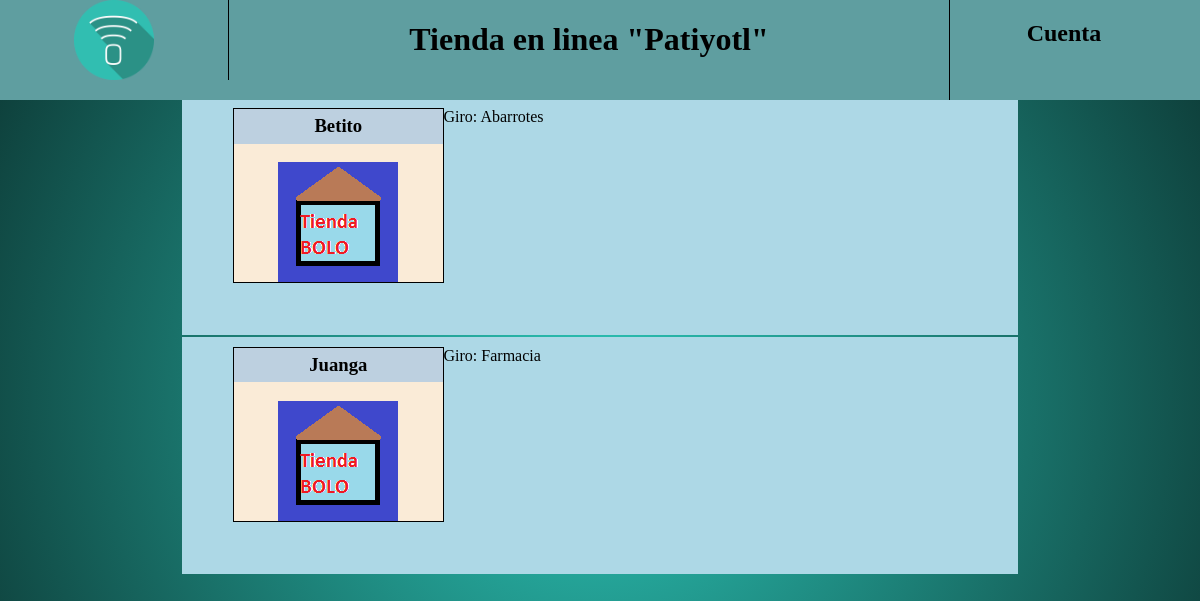
/DOCS/pagina/page/tiendas.php, run on the app's committed database.
### tables this page shows
CREATE TABLE `negocios` (
  `clave_negocio` int(250) NOT NULL AUTO_INCREMENT,
  `Negocio` varchar(250) NOT NULL,
  `Categoria` varchar(250) NOT NULL,
  `Contrasena` varchar(250) NOT NULL,
  `Imagen` longblob,
  `Estatus` char(1) NOT NULL,
  PRIMARY KEY (`clave_negocio`)
);

### DOCS/pagina/page/tiendas.php (the view, shortened to what this page needs)
<html>
    <head>
        <link rel="stylesheet" type="text/css" href="estilo.css">
    </head>
    <body>
         <?php
            include ("barras.php");
        ?>
        <div class="contenido">
            <table class="catalogo_neg">
                <?php
				$consul_neg="select negocio, categoria from negocios where estatus!=0;";
				$r=mysqli_query($mysqli,$consul_neg);
				while($fila=mysqli_fetch_array($r)){
					echo '
					<tr>
						<td>
							<a href="negocio.html">
								<div class="negocio">
									<h3>
										'.$fila[0].'
									</h3>
									<span>
										<img src="tiendita.png">
									</span>
								</div>
							</a>
							<div class"descripcion">
								<p align="left">
									Giro: '.$fila[1].'
								</p>
							</div>
						</td>
					</tr>';
				}
				?>
            </table>
        </div>
    </body>
</html>

### DOCS/pagina/page/estilo.css (style rules this page uses)
body { background: radial-gradient(1000px, #2cc6b8,black); margin: 0px; }
a { text-decoration: none; color: inherit; }
.contenido { padding-top: 8%; }
.negocio { border: 1px solid black; width: 25%; text-align: center; margin-left: 6%; float: left; margin-bottom: 5%; background-color: antiquewhite; }
.negocio span { font-size: 120px; }
.negocio h3 { background-color: #bdd0e0; margin-top: 0%; padding-top: 3%; padding-bottom: 3%; }
.catalogo_neg { width: 80%; padding-left: 5%; padding-right: 5%; margin: auto; }
.catalogo_neg td { background-color: lightblue; color: black; text-align: center; padding-bottom: 10px; padding-top: 10px; width: 12%; margin: auto; }

### data on the page
negocios: Negocio "Betito", Categoria "Abarrotes"
negocios: Negocio "Juanga", Categoria "Farmacia"
